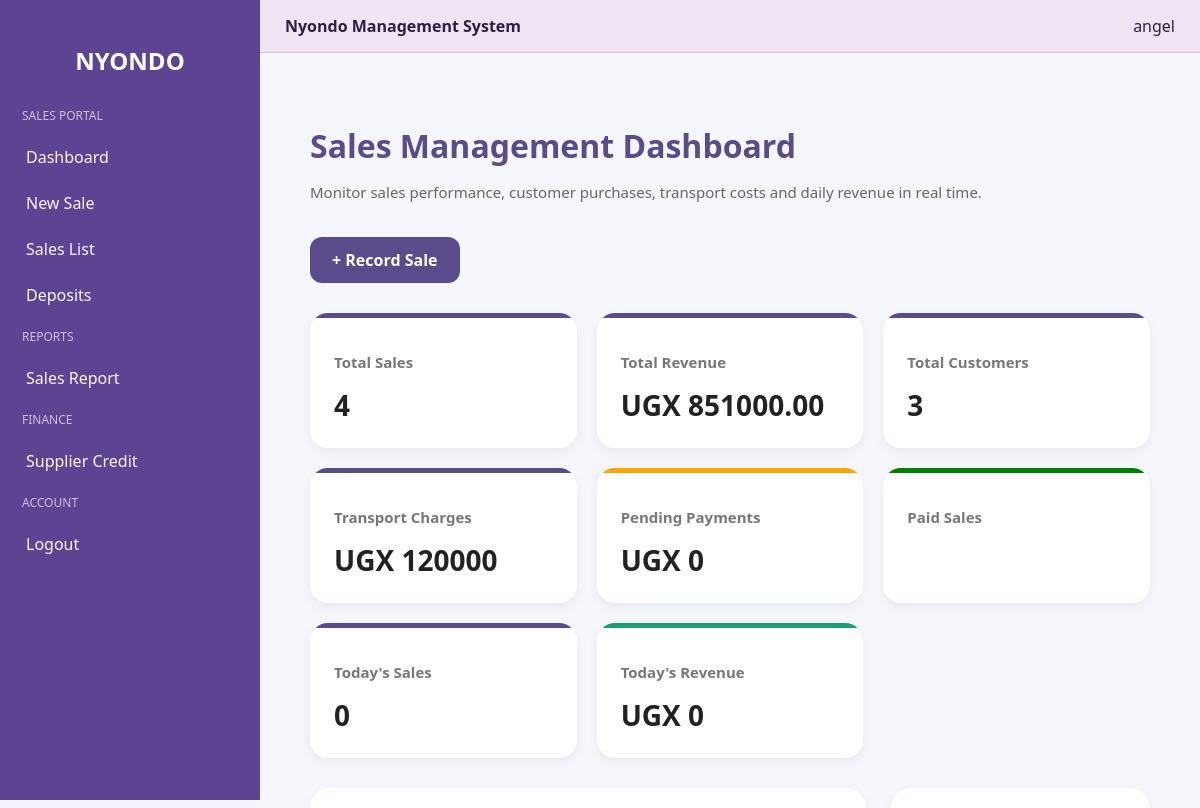
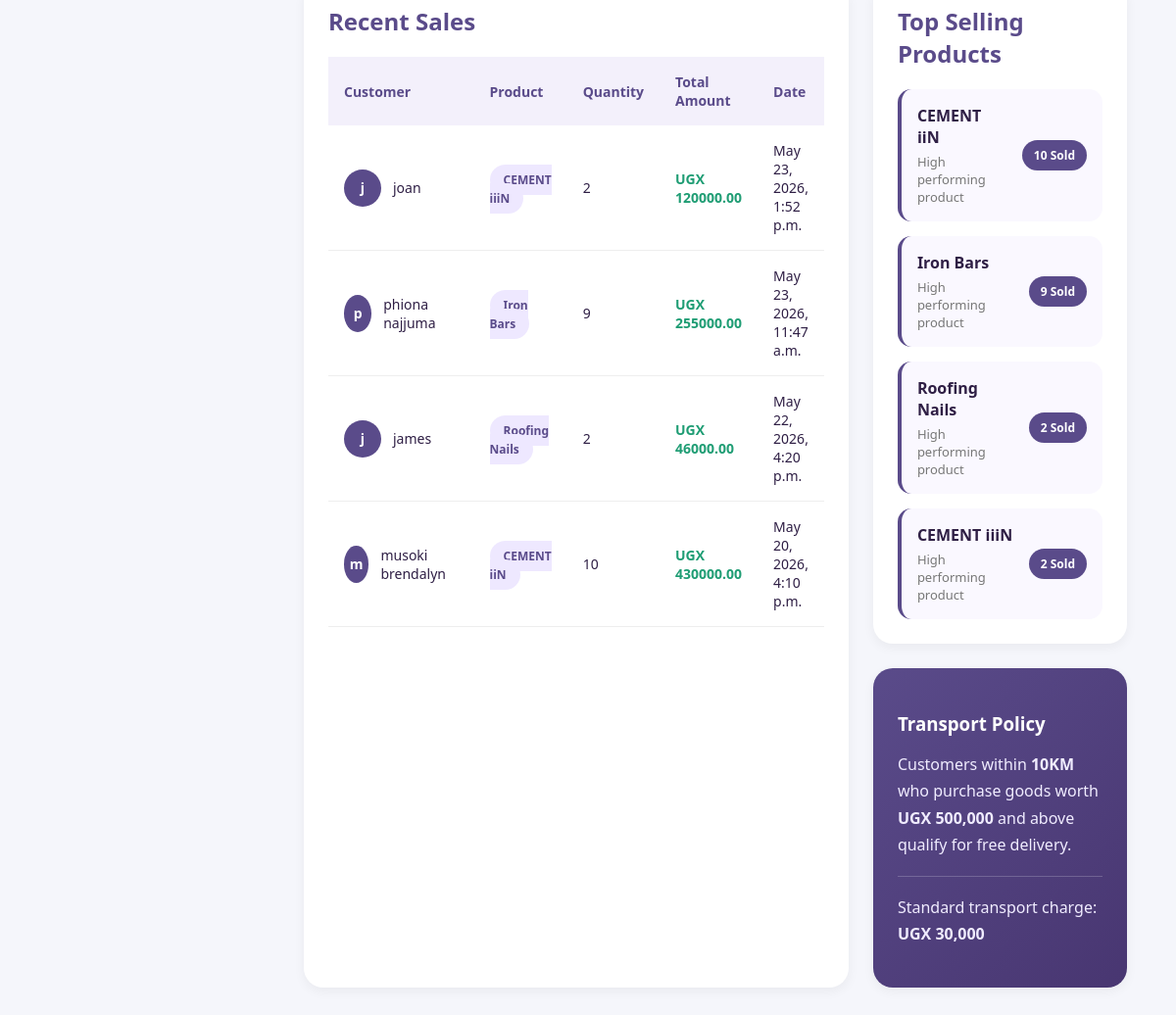
The page /sales_dashboard/ (signed in) on the database its author committed (2 pictures, top to bottom).
### nyondo_app/models.py (models this page shows, shortened)
class Sales(models.Model):
    customer_name = models.CharField(max_length=100)
    customer_phone = models.CharField(max_length=15)
    product = models.ForeignKey(Stock, on_delete=models.PROTECT)
    quantity = models.PositiveIntegerField()
    unit_price = models.DecimalField(max_digits=12, decimal_places=2)
    distance_km = models.PositiveIntegerField(default=0)
    PAYMENT_STATUS = [
        ("Paid", "Paid"),
        ("Pending", "Pending"),
    ]
    payment_status = models.CharField(max_length=20, choices=PAYMENT_STATUS)
    sale_date = models.DateTimeField(auto_now_add=True)
    receipt_no = models.CharField(max_length=20, unique=True, blank=True, editable=False)
    is_voided = models.BooleanField(default=False)
    void_reason = models.TextField(blank=True)
    voided_at = models.DateTimeField(blank=True, null=True)
    voided_by = models.ForeignKey(
        User,
        on_delete=models.SET_NULL,
        blank=True,
        null=True,
        related_name="voided_sales",
    )
    @property
    def total_amount(self):
        return self.quantity * self.unit_price
    @property
    def transport_charge(self):
        if self.distance_km <= 10 and self.total_amount >= 500000:
            return 0
        return 30000
    @property
    def final_total(self):
        return self.total_amount + self.transport_charge
    @property
    def profit(self):
        if self.is_voided:
            return 0
        return (self.unit_price - self.product.buying_price) * self.quantity

class Stock(models.Model):
    CATEGORY_CHOICES = [
        ("Cement", "Cement"),
        ("Iron Bars", "Iron Bars"),
        ("Nails", "Nails"),
        ("Iron Sheets", "Iron Sheets"),
        ("Wire Mesh", "Wire Mesh"),
        ("Barbed Wire", "Barbed Wire"),
        ("Wheelbarrows", "Wheelbarrows"),
        ("Other", "Other"),
    ]
    product_name = models.CharField(max_length=100)
    category = models.CharField(max_length=50, choices=CATEGORY_CHOICES)
    quantity = models.PositiveIntegerField()
    reorder_level = models.PositiveIntegerField(default=5)
    buying_price = models.DecimalField(max_digits=12, decimal_places=2)
    selling_price = models.DecimalField(max_digits=12, decimal_places=2)
    supplier_name = models.CharField(max_length=100)
    description = models.TextField(blank=True, null=True)
    date_added = models.DateTimeField(auto_now_add=True)
    updated_at = models.DateTimeField(auto_now=True)

### nyondo_app/views.py (the view)
# urls.py: path('sales_dashboard/', views.sales_dashboard, name='sales_dashboard'),
@login_required
def sales_dashboard(request):
    is_sales_user = request.user.groups.filter(name__iexact="sales").exists()
    if not (request.user.is_superuser or is_sales_user):
        messages.error(request, "Access denied. You do not have permissions for the Sales Dashboard.")
        return redirect("login")
    sales = Sales.objects.select_related("product").filter(is_voided=False)
    total_sales = sales.count()
    total_revenue = sum(sale.final_total for sale in sales)
    total_profit = sum(getattr(sale, 'profit', 0) for sale in sales)
    total_customers = sales.values("customer_phone").distinct().count()
    transport_charges = sum(getattr(sale, 'transport_charge', 0) for sale in sales)
    pending_payments = sum(getattr(sale, 'pending_payment', 0) for sale in sales)
    today = timezone.now().date()
    today_sales_qs = sales.filter(sale_date__date=today)
    today_sales = today_sales_qs.count()
    today_revenue = sum(getattr(sale, 'final_total', 0) for sale in today_sales_qs)
    top_products = (
        sales.values(product_name=F("product__product_name"))
        .annotate(units_sold=Sum("quantity"))
        .order_by("-units_sold")[:5]
    )
    recent_sales = sales.order_by("-sale_date")[:10]
    low_stock = Stock.objects.filter(quantity__lte=10)
    context = {
        "total_sales": total_sales,
        "total_revenue": total_revenue,
        "total_profit": total_profit,
        "total_customers": total_customers,
        "transport_charges": transport_charges,
        "pending_payments": pending_payments,
        "today_sales": today_sales,
        "today_revenue": today_revenue,
        "recent_sales": recent_sales,
        "top_products": top_products,
        "low_stock": low_stock,
    }
    return render(request, "nyondo/sales_dashboard.html", context)

### nyondo_app/templates/nyondo/sales_dashboard.html (shortened to what this page needs)
{% extends "nyondo/base.html" %}
{% load static %}
{% block content %}
<div class="dashboard-container">
    <div class="dashboard-header">
        <div>
            <h1>Sales Management Dashboard</h1>
            <p>
                Monitor sales performance, customer purchases,
                transport costs and daily revenue in real time.
            </p>
        </div>
        <div class="header-actions">
            <a href="{% url 'add_sale' %}" class="primary-btn">
                + Record Sale
            </a>
        </div>
    </div>
    <div class="stats-grid">
        <div class="stat-card">
            <h3>Total Sales</h3>
            <h2>{{ total_sales }}</h2>
        </div>
        <div class="stat-card">
            <h3>Total Revenue</h3>
            <h2>UGX {{ total_revenue }}</h2>
        </div>
        <div class="stat-card">
            <h3>Total Customers</h3>
            <h2>{{ total_customers }}</h2>
        </div>
        <div class="stat-card">
            <h3>Transport Charges</h3>
            <h2>UGX {{ transport_charges }}</h2>
        </div>
        <div class="stat-card warning-card">
            <h3>Pending Payments</h3>
            <h2>UGX {{ pending_payments }}</h2>
        </div>
        <div class="stat-card success-card">
            <h3>Paid Sales</h3>
        </div>
        <div class="stat-card">
            <h3>Today's Sales</h3>
            <h2>{{ today_sales }}</h2>
        </div>
        <div class="stat-card revenue-card">
            <h3>Today's Revenue</h3>
            <h2>UGX {{ today_revenue }}</h2>
        </div>
    </div>
    <div class="content-grid">
        <div class="table-section">
            <div class="section-header">
                <h2>Recent Sales</h2>
            </div>
            <div class="table-wrapper">
                <table>
                    <thead>
                        <tr>
                            <th>Customer</th>
                            <th>Product</th>
                            <th>Quantity</th>
                            <th>Total Amount</th>
                            <th>Date</th>
                        </tr>
                    </thead>
                    <tbody>
                        {% for sale in recent_sales %}
                        <tr>
                            <td>
                                <div class="customer-info">
                                    <div class="customer-avatar">
                                        {{ sale.customer_name|slice:":1" }}
                                    </div>
                                    <span>
                                        {{ sale.customer_name }}
                                    </span>
                                </div>
                            </td>
                            <td>
                                <span class="product-badge">
                                    {{ sale.product.product_name }}
                                </span>
                            </td>
                            <td>{{ sale.quantity }}</td>
                            <td class="amount">
                                UGX {{ sale.final_total }}
                            </td>
                            <td>{{ sale.sale_date }}</td>
                        </tr>
                        {% endfor %}
                    </tbody>
                </table>
            </div>
        </div>
        <div class="side-panel">
            <div class="panel-card">
                <div class="section-header">
                    <h2>Top Selling Products</h2>
                </div>
                <div class="top-products">
                    {% for product in top_products %}
                    <div class="product-item">
                        <div>
                            <strong>{{ product.product_name }}</strong>
                            <p>
                                High performing product
                            </p>
                        </div>
                        <span class="units-badge">
                            {{ product.units_sold }} Sold
                        </span>
                    </div>
                    {% empty %}
                    <div class="no-products">
                        <p>
                            No products sold yet.
                        </p>
                    </div>
                    {% endfor %}
                </div>
            </div>
            <div class="insight-card">
                <h3>Transport Policy</h3>
                <p>
                    Customers within <strong>10KM</strong> who purchase
                    goods worth <strong>UGX 500,000</strong> and above
                    qualify for free delivery.
                </p>
                <hr>
                <p>
                    Standard transport charge:
                    <strong>UGX 30,000</strong>
                </p>
            </div>
        </div>
    </div>
</div>
<link rel="stylesheet" href="{% static 'nyondo_app/css/nyondo/sales_dashboard.css' %}">
{% endblock %}

### nyondo_app/templates/nyondo/base.html (shortened to what this page needs)
{% load static %}
<!DOCTYPE html>
<html>
<head>
    <link rel="stylesheet" href="{% static 'nyondo_app/css/nyondo/base.css' %}">
</head>
<body>
<div class="sidebar">
    <h2>NYONDO</h2>
    {% if user.is_superuser %}
        <div class="menu-title">Dashboard</div>
        <a href="{% url 'admin_dashboard' %}">Overview</a>
        <div class="menu-title">Stock Management</div>
        <a href="{% url 'stock_dashboard' %}">Stock Dashboard</a>
        <a href="{% url 'add_stock' %}">Add Stock</a>
        <a href="{% url 'stock_list' %}">Stock List</a>
        <a href="{% url 'stock_report' %}">Stock Report</a>
        <div class="menu-title">Sales</div>
        <a href="{% url 'sales_dashboard' %}">Sales Dashboard</a>
        <a href="{% url 'add_sale' %}">New Sale</a>
        <a href="{% url 'sales_list' %}">Sales List</a>
        <a href="{% url 'sales_report' %}">Sales Report</a>
        <a href="{% url 'receipts_list' %}">Receipts</a>
        <div class="menu-title">Finance</div>
        <a href="{% url 'deposit_list' %}">Deposits</a>
        <a href="{% url 'credit_list' %}">Supplier Credit</a>
        <div class="menu-title">System</div>
        <a href="{% url 'audit_log' %}">Audit Log</a>
    {% elif "sales" in user.groups.all|stringformat:"s"|lower %}
        <div class="menu-title">Sales Portal</div>
        <a href="{% url 'sales_dashboard' %}">Dashboard</a>
        <a href="{% url 'add_sale' %}">New Sale</a>
        <a href="{% url 'sales_list' %}">Sales List</a>
        <a href="{% url 'deposit_list' %}">Deposits</a>
        <div class="menu-title">Reports</div>
        <a href="{% url 'sales_report' %}">Sales Report</a>
        <div class="menu-title">Finance</div>
        <a href="{% url 'credit_list' %}">Supplier Credit</a>
    {% else %}
        <div class="menu-title no-role-title">No Role Found</div>
        <p class="no-role-message">Please contact your system admin to set your group permissions.</p>
    {% endif %}
    <div class="menu-title">Account</div>
    <a href="{% url 'logout' %}">Logout</a>
</div>
<div class="main">
    <div class="topbar">
        <div><b>Nyondo Management System</b></div>
        <div>{{ user.username }}</div>
    </div>
    <div class="container">
        {% block content %}{% endblock %}
    </div>
</div>
</body>
</html>

### nyondo_app/static/nyondo_app/css/nyondo/base.css (style rules this page uses)
:root { --bg: #f3eef9; --surface: #efe5f5; --surface-soft: #f7f1fb; --sidebar: #5d4492; --sidebar-hover: #7f66bf; --text: #2f1f45; --text-muted: #6d5d88; --border: rgba(109, 89, 138, 0.22); --button: #7550b1; --button-hover: #5d3d94; --button-text: #f8f5ff; }
body { margin: 0; font-family: "Segoe UI", Arial, sans-serif; background: var(--bg); color: var(--text); }
.sidebar { width: 260px; height: 100vh; background: var(--sidebar); color: var(--button-text); position: fixed; top: 0; left: 0; padding-top: 24px; overflow-y: auto; }
.sidebar h2 { text-align: center; color: #fff; margin-bottom: 20px; }
.sidebar a { display: block; padding: 12px 22px; color: var(--button-text); text-decoration: none; border-left: 4px solid transparent; }
.menu-title { padding: 10px 22px; font-size: 12px; opacity: 0.7; text-transform: uppercase; }
.main { margin-left: 260px; width: calc(100% - 260px); min-height: 100vh; display: flex; flex-direction: column; }
.topbar { background: var(--surface); padding: 15px 25px; display: flex; justify-content: space-between; border-bottom: 1px solid var(--border); }
.container { padding: 20px; flex: 1; }

### nyondo_app/static/nyondo_app/css/nyondo/sales_dashboard.css (style rules this page uses)
* { box-sizing:border-box; }
body { background:#f5f6fb; }
.dashboard-container { padding:30px; }
.dashboard-header { display:flex; justify-content:space-between; align-items:center; flex-wrap:wrap; gap:20px; margin-bottom:30px; }
.dashboard-header h1 { font-size:32px; color:#5a4b8a; margin-bottom:8px; }
.dashboard-header p { color:#666; font-size:15px; }
.primary-btn { background:#5a4b8a; color:white; padding:12px 22px; border-radius:12px; text-decoration:none; font-weight:600; transition:0.3s ease; display:inline-block; }
.stats-grid { display:grid; grid-template-columns:repeat(auto-fit,minmax(220px,1fr)); gap:20px; margin-bottom:30px; }
.stat-card { background:white; border-radius:18px; padding:24px; box-shadow:0 4px 12px rgba(0,0,0,0.05); position:relative; overflow:hidden; }
.stat-card::before { content:''; position:absolute; top:0; left:0; width:100%; height:5px; background:#5a4b8a; }
.stat-card h3 { color:#777; font-size:15px; margin-bottom:14px; }
.stat-card h2 { margin:0; font-size:28px; color:#222; }
.warning-card::before { background:orange; }
.success-card::before { background:green; }
.revenue-card::before { background:#1f9d74; }
.content-grid { display:grid; grid-template-columns:2fr 1fr; gap:25px; }
.table-section, .panel-card, .insight-card { background:white; border-radius:20px; padding:25px; box-shadow:0 4px 12px rgba(0,0,0,0.05); }
.section-header { margin-bottom:20px; }
.section-header h2 { color:#5a4b8a; margin:0; }
.table-wrapper { overflow-x:auto; }
table { width:100%; border-collapse:collapse; }
thead { background:#f3f0fb; }
th { padding:16px; text-align:left; color:#5a4b8a; font-size:14px; }
td { padding:16px; border-bottom:1px solid #eee; font-size:14px; }
.customer-info { display:flex; align-items:center; gap:12px; }
.customer-avatar { width:38px; height:38px; border-radius:50%; background:#5a4b8a; color:white; display:flex; align-items:center; justify-content:center; font-weight:700; }
.product-badge { background:#eee8ff; color:#5a4b8a; padding:7px 14px; border-radius:30px; font-size:12px; font-weight:600; }
.amount { color:#1f9d74; font-weight:700; }
.top-products { display:flex; flex-direction:column; gap:15px; }
.product-item { display:flex; justify-content:space-between; align-items:center; gap:15px; padding:16px; background:#faf8ff; border-radius:14px; border-left:4px solid #5a4b8a; }
.product-item p { margin:5px 0 0; color:#777; font-size:13px; }
.units-badge { background:#5a4b8a; color:white; padding:7px 12px; border-radius:20px; font-size:12px; font-weight:600; white-space:nowrap; }
.insight-card { margin-top:25px; background:linear-gradient(135deg,#5a4b8a,#483671); color:white; }
.insight-card h3 { margin-bottom:15px; }
.insight-card p { color:#f0ecff; line-height:1.7; }
.insight-card hr { border:none; border-top:1px solid rgba(255,255,255,0.2); margin:18px 0; }

### rows shown on the page
Sales: customer_name "j", customer_name "joan", product.product_name "CEMENT iiiN", quantity "2", final_total "120000.00", sale_date "May 23, 2026, 1:52 p.m."
Sales: customer_name "p", customer_name "phiona najjuma", product.product_name "Iron Bars", quantity "9", final_total "255000.00", sale_date "May 23, 2026, 11:47 a.m."
Sales: customer_name "j", customer_name "james", product.product_name "Roofing Nails", quantity "2", final_total "46000.00", sale_date "May 22, 2026, 4:20 p.m."
Sales: customer_name "m", customer_name "musoki brendalyn", product.product_name "CEMENT iiN", quantity "10", final_total "430000.00", sale_date "May 20, 2026, 4:10 p.m."
Stock: product_name "CEMENT iiN", units_sold "10"
Stock: product_name "Iron Bars", units_sold "9"
Stock: product_name "Roofing Nails", units_sold "2"
Stock: product_name "CEMENT iiiN", units_sold "2"

### other values the page prints
{{ user.username }} "angel"
{{ total_sales }} "4"
{{ total_revenue }} "851000.00"
{{ total_customers }} "3"
{{ transport_charges }} "120000"
{{ pending_payments }} "0"
{{ today_sales }} "0"
{{ today_revenue }} "0"
